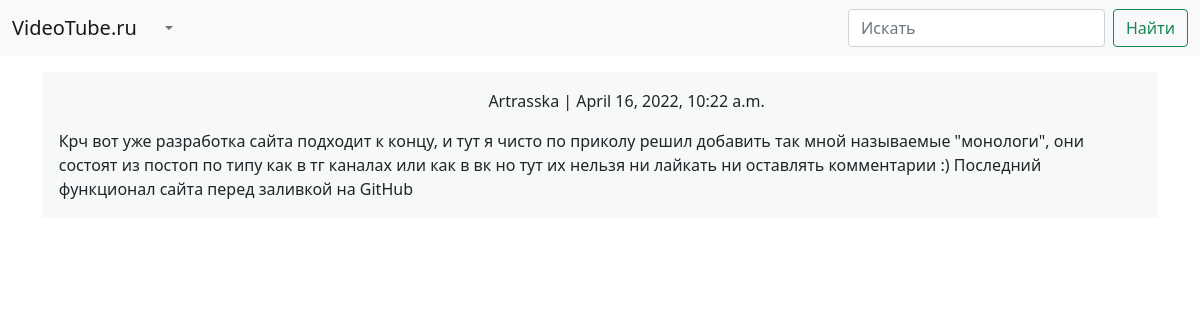
The app's page /monologue/artrasska/ with its own data.
### youtubeapp/models.py (models this page shows, shortened)
class Channel(models.Model):
    name = models.CharField(max_length=200, verbose_name='Название канала')
    user = models.ForeignKey(User, on_delete=models.CASCADE, verbose_name='Пользователь', related_name='user_channel')
    avatar = models.ImageField(upload_to='avatars/', null=True, blank=True)
    phone_photo = models.ImageField(upload_to='phone_photos/', null=True, blank=True)
    slug = models.SlugField(max_length=200, verbose_name='URL для канала')
    description = models.TextField("Описание канала")
    categories = models.ManyToManyField(Category, blank=True, verbose_name='Категории канала')
    class Meta:
        verbose_name = 'Канал'
        verbose_name_plural = 'Каналы'

### monologue/models.py (models this page shows, shortened)
class MonologuePost(models.Model):
    channel = models.ForeignKey(Channel, on_delete=models.CASCADE, verbose_name='Канал', related_name='monologues')
    text = models.TextField("Текст")
    created = models.DateTimeField(auto_now_add=True)
    images = models.ManyToManyField(MonologuePhotoContent, verbose_name='Фотки', blank=True)
    class Meta:
        verbose_name = 'Монолог'
        verbose_name_plural = 'Монологи'

### monologue/views.py (the view)
# urls.py: path('<slug:channel_slug>/', monologues, name='monologue'),
def monologues(request, channel_slug):
    channel = get_object_or_404(Channel, slug=channel_slug)
    monologues = MonologuePost.objects.filter(channel=channel)
    MonologueForm = modelform_factory(MonologuePost, fields=['text'], widgets={'text': TextInput(attrs={'placeholder': 'Текст монолога'})})
    if request.method == 'POST':
        form = MonologueForm(request.POST)
        if form.is_valid():
            new_monologue = form.save(commit=False)
            new_monologue.channel = channel
            new_monologue.save()
            return redirect('monologue', channel_slug=channel.slug)
    else:
        form = MonologueForm()
    context = {
        'channel': channel,
        'monologues': monologues,
        'form': form
    }
    return render(request, 'monologue/index.html', context)

### templates/monologue/index.html (shortened to what this page needs)
{% extends 'base.html' %}
{% block content %}
{% for monologue in monologues %}
<div class="container mt-3" style="margin-bottom: 2%;">
    <div style="background-color:     #f7f8f8   ; max-height: 10000px;">
        <div class="channel__date" style="padding-left: 40%; padding-top: 1.5%">{{channel.name}} | {{monologue.created}}</div>
        <div class="text" style="padding: 1.5%">{{monologue.text}}</div>
    </div>
</div>
{% empty %}
<div class="container mt-3">
    <div style="background-color:    #e8eff0   ; max-height: 10000px; height: 60px">
        <div class="channel__date" style="padding-left: 45%; padding-top: 1.5%">Еще нет монологов</div>
    </div>
</div>
{% endfor %}
{% endblock content %}

### records on screen
MonologuePost: created "April 16, 2022, 10:22 a.m.", text "Крч вот уже разработка сайта подходит к концу, и тут я чисто по приколу решил добавить так мной называемые \"монологи\", они состоят из постоп по типу как в тг каналах или как в вк но тут их нельзя ни лайкать ни оставлять комментарии :) Последний функционал сайта перед заливкой на GitHub"
Channel: name "Artrasska"
